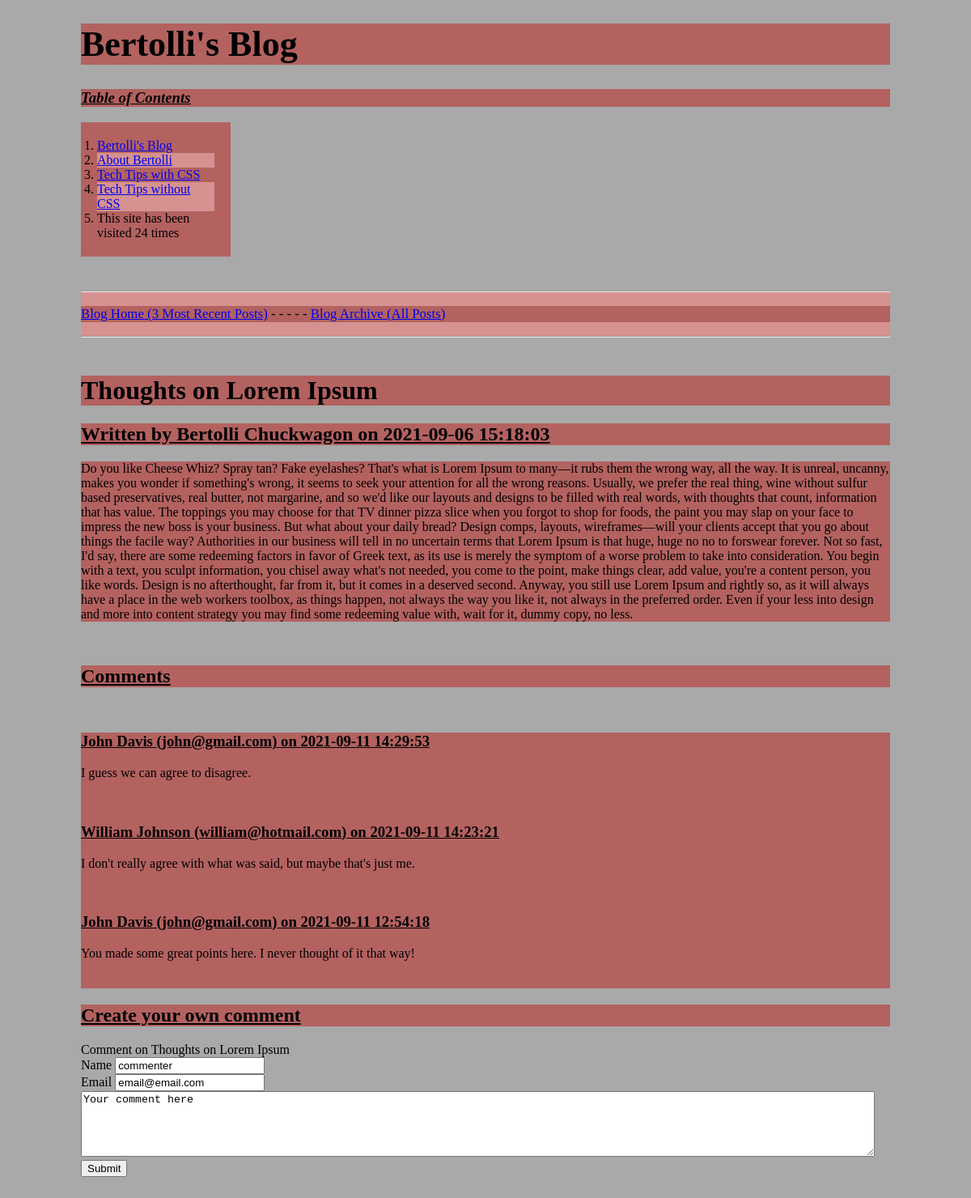
Page /blog/1/ on the committed database.
### blog/models.py (models this page shows)
class Blog(models.Model):
    title = models.CharField(max_length=128, default="title")
    author = models.CharField(max_length=128, default="author")
    content = models.TextField(max_length=10000, default="content")
    posted = models.CharField(max_length=128)
    commentNumber = models.CharField(max_length=128, default="0")

class Comment(models.Model):
    blog = models.ForeignKey(Blog, on_delete=models.CASCADE)
    commenter = models.CharField(max_length=128, default="commenter")
    email = models.EmailField(max_length=128, default="email@email.com")
    content = models.TextField(max_length=10000, default="content")
    posted = models.CharField(max_length=128)

### blog/views.py (the view)
# urls.py: path('<int:blog_id>/', views.entry, name='entry'),
def entry(request, blog_id):
    blogEntry = get_object_or_404(Blog, pk=blog_id)
    commentEntry = list(Comment.objects.filter(blog=blog_id))
    commentEntry.reverse()
    visitor = VisitorLog()
    dateString = datetime.now()
    dateString = dateString.strftime("%Y-%m-%d %H:%M:%S")
    visitor.when = dateString
    visitor.who = request.META['REMOTE_ADDR']
    visitor.save()
    visits = list(VisitorLog.objects.all())
    visitsLen = len(visits)
    if len(visits) > 10:
        visits = visits[-10:]
    context = {'blogEntry': blogEntry,
               'commentEntry': commentEntry,
               'visits': visits,
               'visitsLen': visitsLen}
    return render(request, 'blog/entry.html', context)

### blog/templates/blog/entry.html (shortened to what this page needs)
{% load static %}
<!DOCTYPE html>
<html lang="en">
<head>
    <link rel="stylesheet" href="{% static 'blog/style.css' %}">
</head>
<body>
    <h1 id="titleFont">Bertolli's Blog</h1>
    <div>
    <h3 class="tableFont"><u>Table of Contents</u></h3>
    <ol id="tableOfContents">
        <li class="tableColor"><a href="{% url 'blog:index' %}">Bertolli's Blog</a></li>
        <li class="tableColor"><a href="{% url 'blog:about' %}">About Bertolli</a></li>
        <li class="tableColor"><a href="{% url 'blog:techWithCSS' %}">Tech Tips with CSS</a></li>
        <li class="tableColor"><a href="{% url 'blog:techWithoutCSS' %}">Tech Tips without CSS</a></li>
        <li class="tableColor">This site has been visited {{visitsLen}} time{{visits | pluralize}}</li>
    </ol>
    <br>
    </div>
    <div id="blogList">
        <hr />
        <p>
            <a href="{% url 'blog:index' %}">Blog Home (3 Most Recent Posts)</a> - - - - -
            <a href="{% url 'blog:archive' %}">Blog Archive (All Posts)</a>
        </p>
        <hr />
    </div>
    <br>
    <div>
        <h1>{{blogEntry.title}}</h1>
        <h2>Written by {{blogEntry.author}} on {{blogEntry.posted}}</h2>
        <p>{{blogEntry.content}}</p>
    </div>
    <br>
    <div>
        <h2>Comments</h2>
    </div>
    <br>
    {% if commentEntry %}
    <div class="comment">
        {% for commentEntry in commentEntry %}
            <h3>{{commentEntry.commenter}} ({{commentEntry.email}}) on {{commentEntry.posted}}</h3>
            <p>{{commentEntry.content}}</p>
            <br>
        {% endfor %}
    </div>
    {% else %}
    <div>
        <p>No Comments Exits Yet. Be the First!</p>
    </div>
    {% endif %}
    <div>
        <form action="http://localhost:8000/blog/comment/" method="POST">
            <header>
                <h2>Create your own comment</h2>
            </header>
            <div>
                <label for="blog">Comment on {{blogEntry.title}}</label>
            </div>
            <div>
                <label for="commenter">Name</label>
                <input id="commenter" name="commenter" value="commenter" maxlength="128" >
            </div>
            <div>
                <label for="email">Email</label>
                <input id="email" name="email" value="email@email.com" maxlength="128">
            </div>
            <div>
                <textarea id="content" name="content" rows="5" cols="120" maxlength="10000">Your comment here</textarea>
            </div>
            <div>
                <button type="submit">Submit</button>
            </div>
        </form>
    </div>
    <br>
</body>
</html>

### blog/static/blog/style.css (style rules this page uses)
p { background-color: #b36260; }
body { background-color: darkgrey; margin-left: 100px; margin-right: 100px; font-family: Calibri, serif; }
#tableOfContents { background-color: #b36260; width: 145px; padding: 20px; }
li:nth-child(2n) { background-color: #d69290; }
#blogList { background-color: #d69290; font-size: 1.05em; }
h1 { background-color: #b36260; }
h2, h3 { background-color: #b36260; text-decoration: underline; }
#titleFont { font-size: 2.75em; }
.comment { background-color: #b36260; }
.tableFont { font-style: italic; }
ol { background-color: #b36260; }

### rows in the picture
Blog: title "Thoughts on Lorem Ipsum", author "Bertolli Chuckwagon", posted "2021-09-06 15:18:03", content "Do you like Cheese Whiz? Spray tan? Fake eyelashes? That's what is Lorem Ipsum to many—it rubs them the wrong way, all the way. It is unreal, uncanny, makes you wonder if something's wrong, it seems to seek your attention for all the wrong reasons. Usually, we prefer the real thing, wine without sulfur based preservatives, real butter, not margarine, and so we'd like our layouts and designs to be filled with real words, with thoughts that count, information that has value. The toppings you may choose for that TV dinner pizza slice when you forgot to shop for foods, the paint you may slap on your face to impress the new boss is your business. But what about your daily bread? Design comps,…"
Comment: commenter "John Davis", email "john@gmail.com", posted "2021-09-11 14:29:53", content "I guess we can agree to disagree."
Comment: commenter "William Johnson", email "william@hotmail.com", posted "2021-09-11 14:23:21", content "I don't really agree with what was said, but maybe that's just me."
Comment: commenter "John Davis", email "john@gmail.com", posted "2021-09-11 12:54:18", content "You made some great points here. I never thought of it that way!"

### other values in the picture
{{ visitsLen }} "24"
{{ visits | pluralize }} "s"
